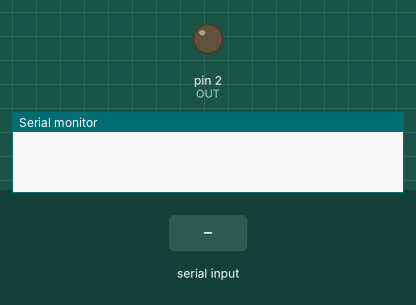
This sketch was run on a simulated Arduino Uno, built with avr-gcc and run on an emulated ATmega328P. Parts: output pins drawn as LEDs (lit = HIGH), the last lines printed to the serial monitor. Inputs (shaded band) come from the test bench.

Above: at 1.2 s.
1.3 s: "A" received over Serial
At 2.4 s:
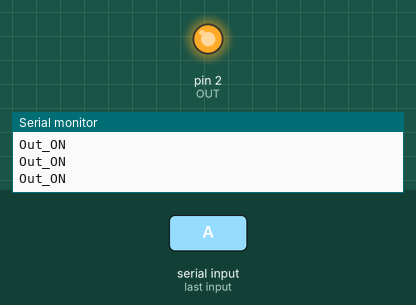
2.8 s: "a" received over Serial
At 4.0 s:
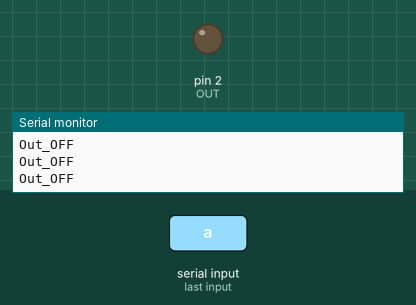
Timing chart, 0 to 5.8 s (numbered marks = the images above; inputs shaded):
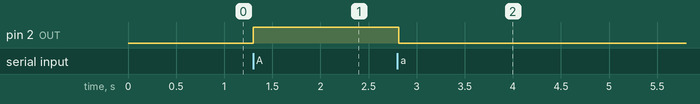

The sketch:

Bluetooth_automation_code.ino
```cpp
#define OUT 2 // Defining Digital Pin-2 of Arduino as Output for the Relay.

char val; // varaiable to store incoming character via Bluetooth on RX pin.

void setup() { // Setting up Output.
  pinMode(OUT, OUTPUT);

  Serial.begin(9600); //starting serial communication at a baud rate of 9600 to read the incoming value!
}

void loop() {
  if (Serial.available() == 1) {  // reading incoming value if available and storing it into ( char ) variable.
    val = Serial.read();
  }

  if (val == 'A') {
    Serial.println("Out_ON");  // You can remove this line if don't want to read value on the serial monitor!
    digitalWrite(OUT, HIGH);   // if condition is true then Turn ON the Relay.
  } else if (val == 'a') {
    Serial.println("Out_OFF"); // optional as line 17!
    digitalWrite(OUT, LOW); // if upper condition is false and this condition is true then Turn OFF the Relay.
  }
}
```

Measured:
- after the input at 1.3 s, pin 2 (OUT): LOW → HIGH at once
- after the input at 2.8 s, pin 2 (OUT): HIGH → LOW at once
